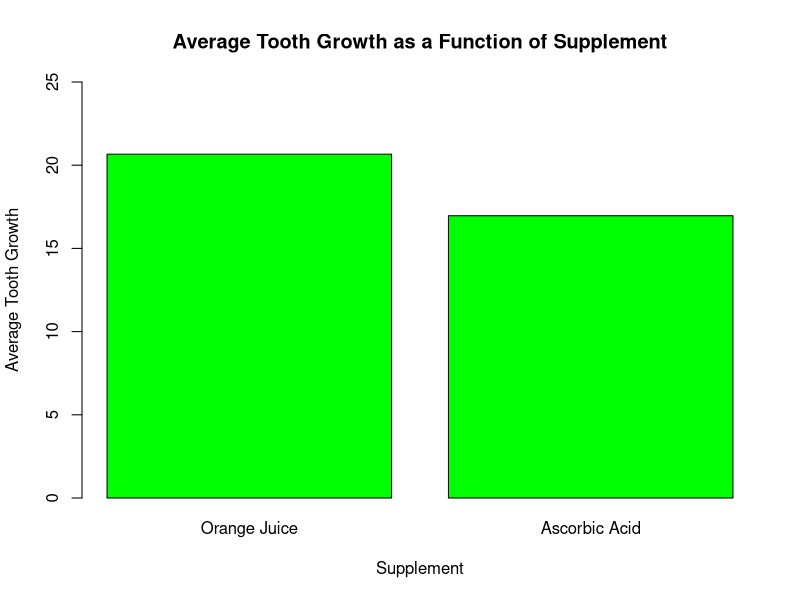
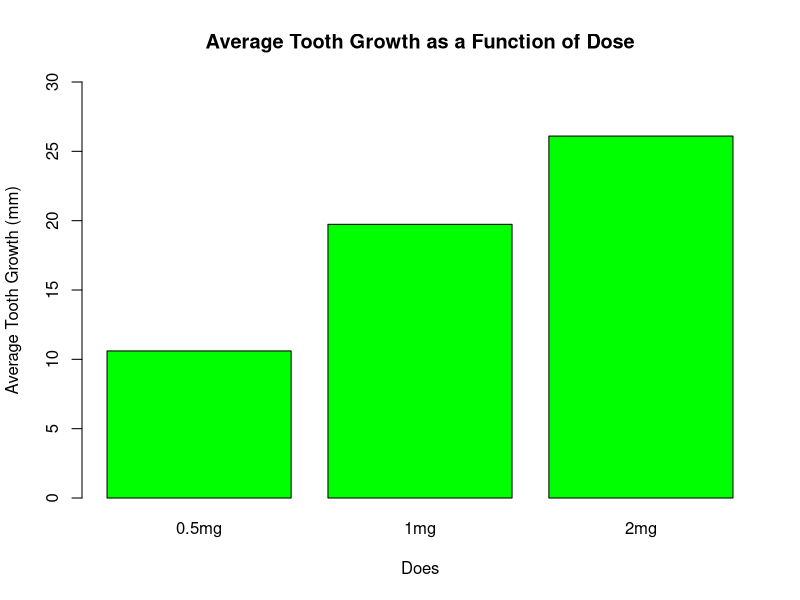
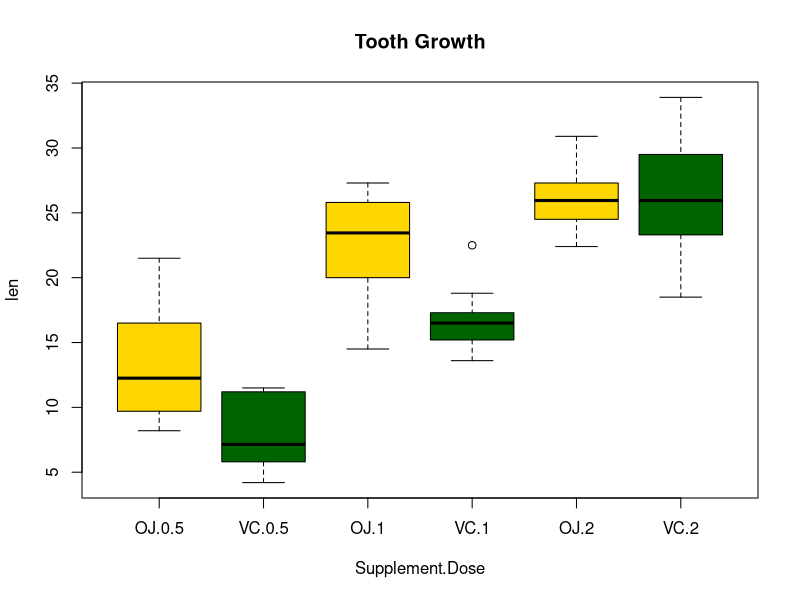

The R script that drew these images, in order:
# load libraries
library(datasets)
library(ggplot2)
library(reshape2)
library(dplyr)

# load ToothGrowth dataset into the workspace:
# The response is the length of odontoblasts (teeth) in each of 10 guinea pigs at each of three dose levels of Vitamin C (0.5, 1, and 2 mg) with each of two delivery methods (orange juice or ascorbic acid).
data(ToothGrowth) 
# See help(ToothGrowth)
# > str(ToothGrowth)
# 'data.frame':	60 obs. of  3 variables:
#   $ len : num  4.2 11.5 7.3 5.8 6.4 10 11.2 11.2 5.2 7 ...
# $ supp: Factor w/ 2 levels "OJ","VC": 2 2 2 2 2 2 2 2 2 2 ...
# $ dose: num  0.5 0.5 0.5 0.5 0.5 0.5 0.5 0.5 0.5 0.5 ...
# > unique(ToothGrowth$dose)
# [1] 0.5 1.0 2.0

# save the data into a data frame table
tdata <- ToothGrowth

# convert dose to a factor
tdata$dose <- as.factor(ToothGrowth$dose)
# > str(data)
# 'data.frame':	60 obs. of  3 variables:
# $ len : num  4.2 11.5 7.3 5.8 6.4 10 11.2 11.2 5.2 7 ...
# $ supp: Factor w/ 2 levels "OJ","VC": 2 2 2 2 2 2 2 2 2 2 ...
# $ dose: Factor w/ 3 levels "0.5","1","2": 1 1 1 1 1 1 1 1 1 1 ...


# Basic Summary Statistic: Toothgrowth as a Function of Supplement and Dose 

# Did the student perform an exploratory data analysis of at least a single plot 
# or table highlighting basic features of the data?

# Main Effect of Supplement on Tooth Growth: Orange Juice or Ascorbic Acid 
tdata %>% 
  group_by(supp) %>%
  summarize(obs = n(), min = min(len),max = max(len), average = mean(len))

# On average, it appears Orange Juice promotes more growth than Ascorbic Acid 
supp.data <- tdata %>% 
  group_by(supp) %>% 
  summarize(avg = mean(len)) 

# barplot  
barplot(supp.data$avg, xlab="Supplement", ylim = c(0, 25), col = "green", main = "Average Tooth Growth as a Function of Supplement",
        ylab="Average Tooth Growth", names.arg=c("Orange Juice", "Ascorbic Acid"))

# t-test
group.oj <- filter(tdata, supp == "OJ")
group.vc <- filter(tdata, supp == "VC")
t.test(group.oj$len - group.vc$len, paired = FALSE, var.equal = FALSE)

# Main Effect of Dose on Tooth Growth: 0.5, 1, and 2 mg 
tdata %>% 
  group_by(dose) %>%
  summarize(obs = n(), min = min(len),max = max(len), average = mean(len))

# On average, it appears that greater dose levels promote more tooth growth
dose.data <- tdata %>% 
  group_by(dose) %>% 
  summarize(avg = mean(len))

# barplot  
barplot(dose.data$avg, xlab="Does", ylim = c(0, 30), col = "green", main = "Average Tooth Growth as a Function of Dose",
        ylab="Average Tooth Growth (mm)", names.arg=c("0.5mg", "1mg", "2mg"))

# t-test
group.05 <- filter(tdata, dose == 0.5)
group.10 <- filter(tdata, dose == 1)
group.20 <- filter(tdata, dose == 2)
t.test(group.10$len - group.05$len, paired = FALSE, var.equal = FALSE)
t.test(group.20$len - group.05$len, paired = FALSE, var.equal = FALSE)
t.test(group.20$len - group.10$len, paired = FALSE, var.equal = FALSE)

# Interaction of Supplement and Dose on Tooth Growth
tdata %>% 
  group_by(supp,dose) %>%
  summarize(obs = n(), min = min(len),max = max(len), average = mean(len))

# On average, the table data suggests that Orange Juice is more effective than Ascorbic Acid in promoting more growth at for each dose level except for the 2.0mg level 

# boxplot 
boxplot(len~supp*dose, data=tdata, notch=FALSE, 
        col=(c("gold","darkgreen")),
        main="Tooth Growth", xlab="Supplement.Dose")


# perform some relevant confidence intervals and/or tests?
# treat this a paired data, like on p. 84: t.test with paired = T

# t-test
group.oj.05 <- filter(tdata, dose == 0.5 & supp == "OJ")
group.vc.05 <- filter(tdata, dose == 0.5 & supp == "VC")
group.oj.1 <- filter(tdata, dose == 1 & supp == "OJ")
group.vc.1 <- filter(tdata, dose == 1 & supp == "VC")
group.oj.2 <- filter(tdata, dose == 2 & supp == "OJ")
group.vc.2 <- filter(tdata, dose == 2 & supp == "VC")
t.test(group.oj.05$len - group.vc.05$len, paired = FALSE, var.equal = FALSE)
t.test(group.oj.1$len - group.vc.1$len, paired = FALSE, var.equal = FALSE)
t.test(group.oj.2$len - group.vc.2$len, paired = FALSE, var.equal = FALSE)

